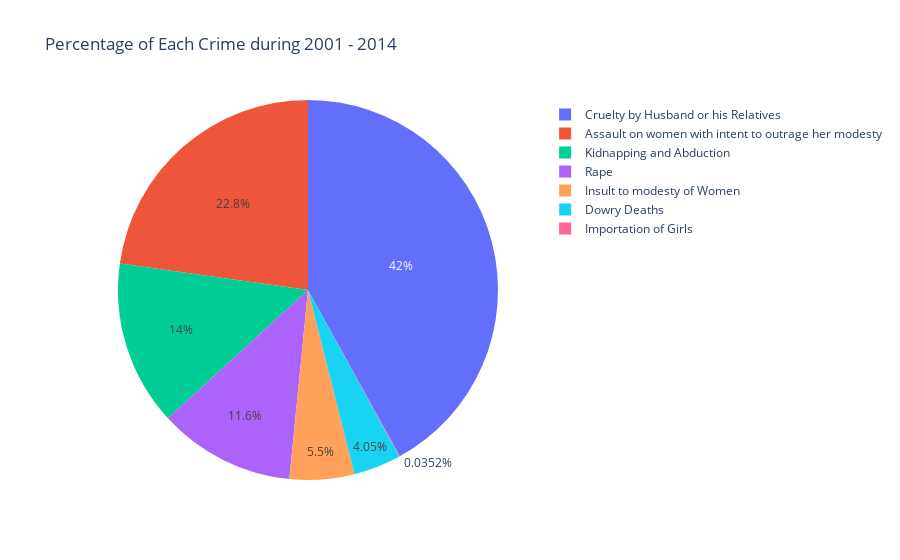

The notebook cell this image was saved under:
### Markdown cell above
This data can be better represented using a pi chart

### Code cell
fig = px.pie(pd.DataFrame(all_cases.sum(axis=0),columns=['Count']), 
             values='Count', 
             names=pd.DataFrame(all_cases.sum(axis=0)).index, 
             title='Percentage of Each Crime during 2001 - 2014'
            )

fig.show()

### Figure 1 — Plotly figure (JSON) as saved in the notebook; plotly's stock layout.template omitted (floating-point values rounded to 4 significant figures)
{"data": [{"domain": {"x": [0, 1], "y": [0, 1]}, "hovertemplate": "label=%{label}<br>Count=%{value}<extra></extra>", "labels": ["Rape", "Kidnapping and Abduction", "Dowry Deaths", "Assault on women with intent to outrage her modesty", "Insult to modesty of Women", "Cruelty by Husband or his Relatives", "Importation of Girls"], "legendgroup": "", "name": "", "showlegend": true, "type": "pie", "values": [619158, 746198, 215480, 1212258, 292756, 2233888, 1872]}], "layout": {"legend": {"tracegroupgap": 0}, "title": {"text": "Percentage of Each Crime during 2001 - 2014"}}}
